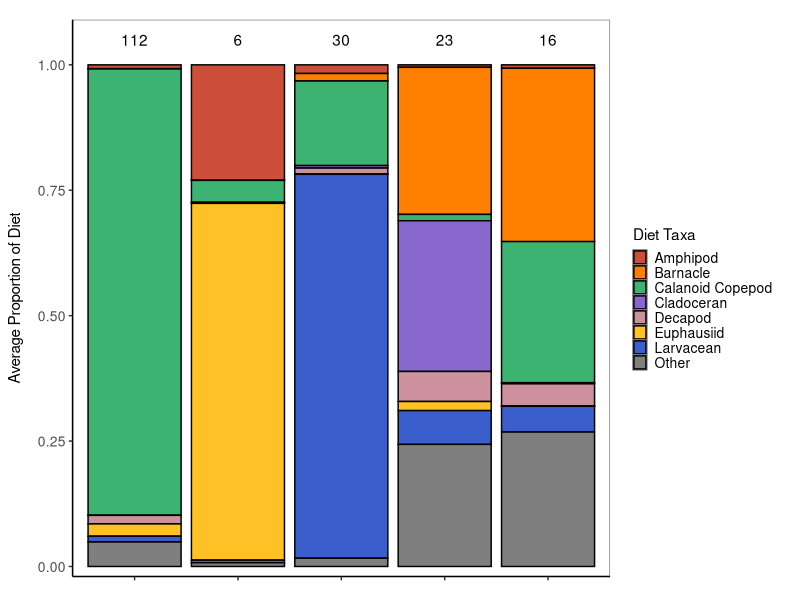
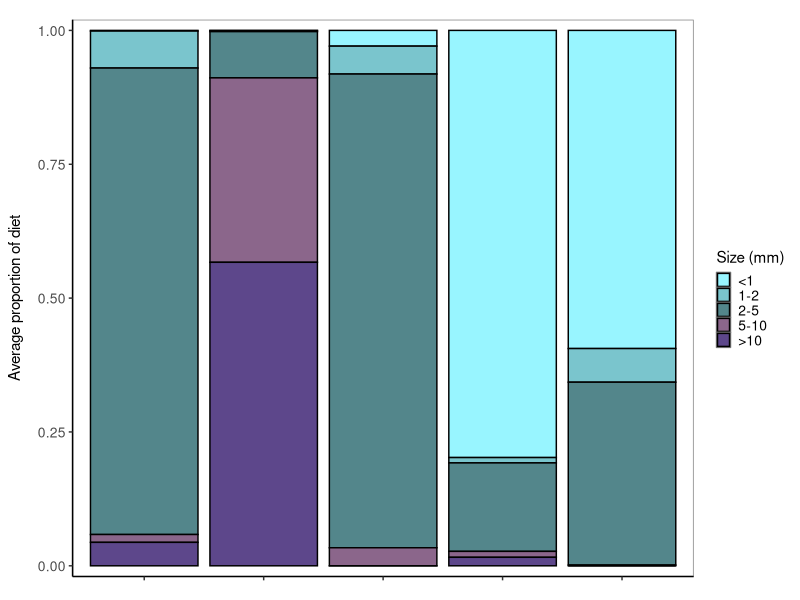
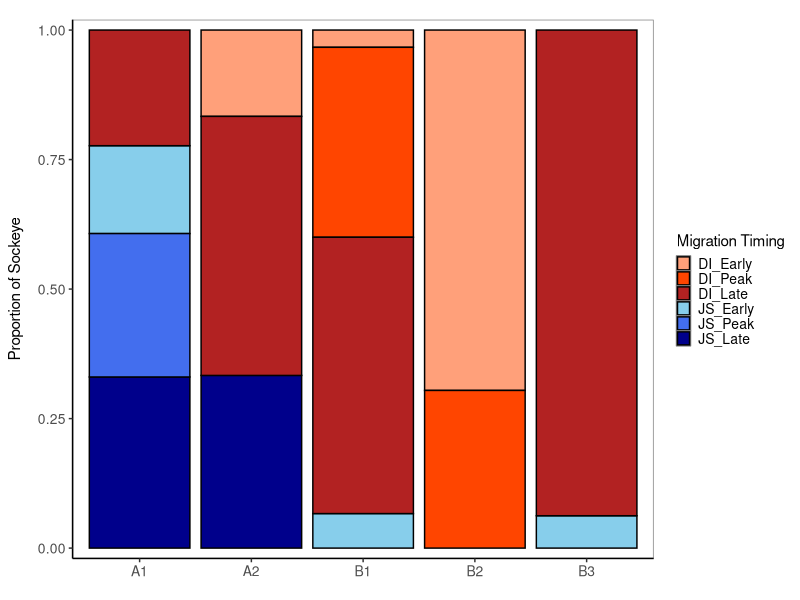
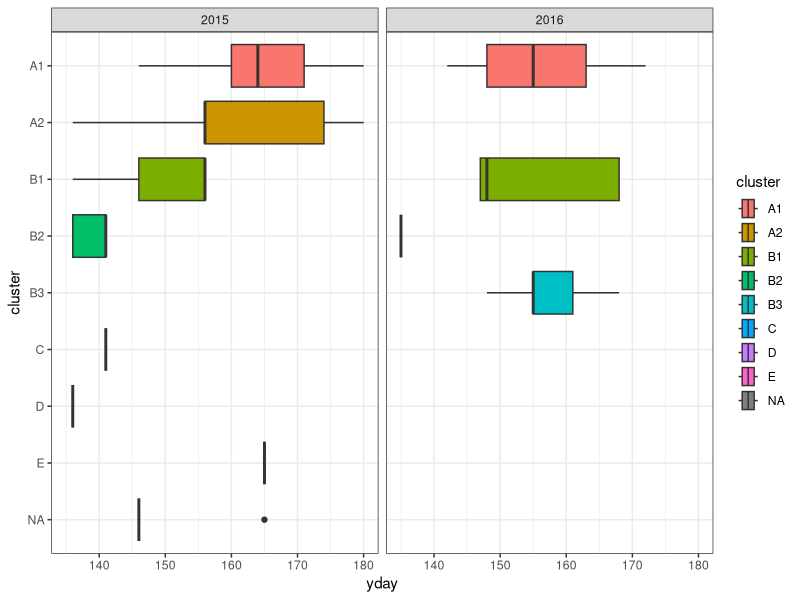
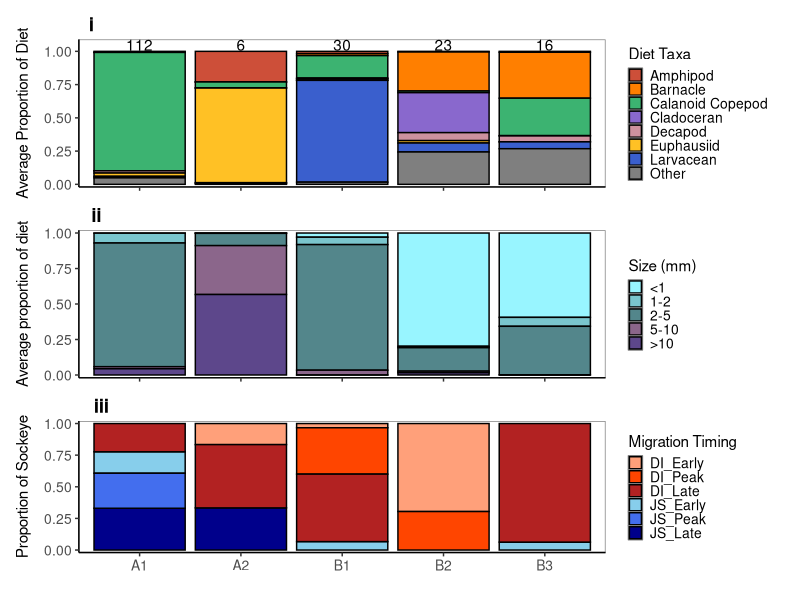
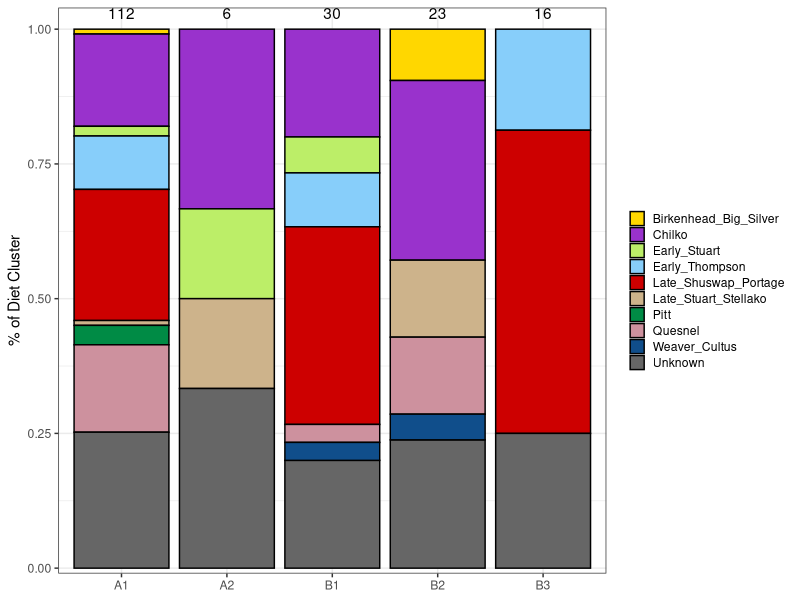
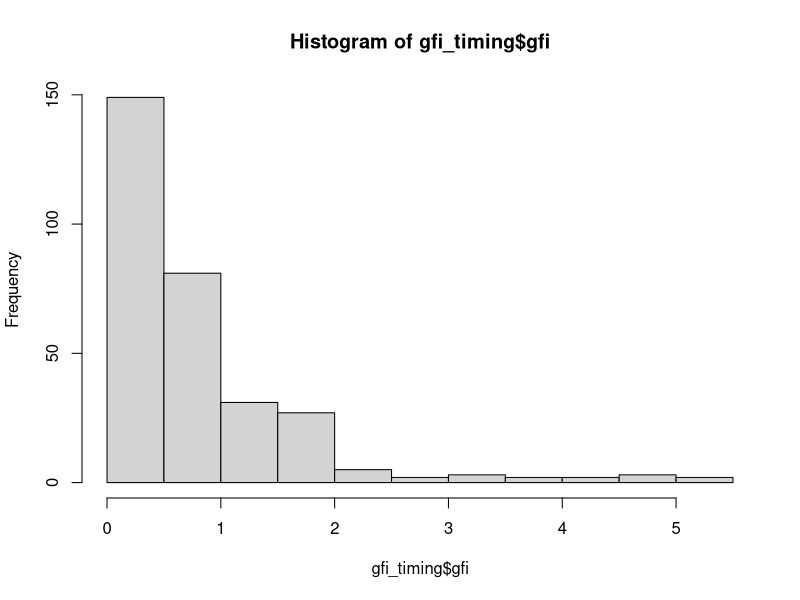
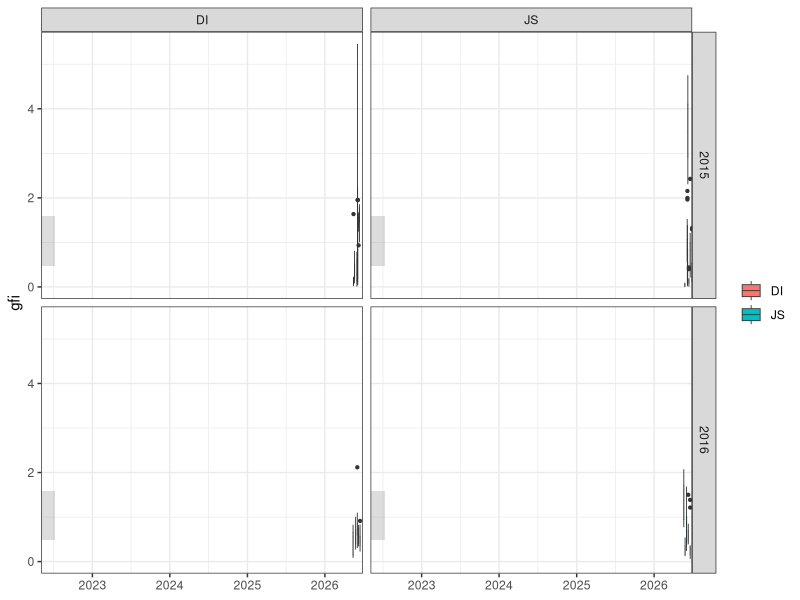

These charts were generated, in order, by the following R code: (Note: this script raises an error after producing the figures.)
## ---- chunk 1
library(tidyverse)
library(lubridate)
library(here)
library(ggpubr)
library(RColorBrewer)
library(scales)


# original code importing all data, but just use temporal to address reviewer comments
spat <- read_csv(here::here("raw", "spatial.csv")) 
temp <- read_csv(here::here("raw", "Temporal.csv"))

spat <- spat %>%
  mutate(date = make_date(year, month, day)) %>%
  select(ufn, date, year, month, day, location, region, site, forklength, fishweight, corrected.bolus.ww = corrected.ww, phylum, class, order, infraorder, family, genus, plot.taxon.g, plot.taxon, life.stage, DI, count, size, length.avg, corrected.prey.weight = corrected.weight) %>%
  mutate(corrected.prey.weight = as.numeric(corrected.prey.weight))

  
temp <- temp %>%
 select(ufn, date, year, month, day, location, region, site, forklength, fishweight, corrected.bolus.ww = corrected.ww, phylum, class, order, infraorder, family, genus, plot.taxon.g, plot.taxon, life.stage, DI, count, size, length.avg, corrected.prey.weight = corrected.weight) %>%
  mutate(month = as.numeric(month), day = as.numeric(day), fishweight = as.numeric(fishweight), length.avg = as.numeric(length.avg))

dat <- full_join(spat, temp)

meta <- read_csv(here("processed", "metadata_with_clusters.csv"))

# Plottable version of the data        
tempdat <- temp %>%
  unite(ID, c(site, ufn), remove = FALSE)

diet_clusters <- left_join(tempdat, meta[,c("ID", "tperiod", "time", "ID3", "cluster")], by = "ID") 

#write_csv(diet_clusters, "../processed/alldiet_wclusters.csv")
## ---- chunk 2
# calculating the proportion of each diet item in each stomach and then averaging across stomachs in each cluster
dietcomp_temp <- diet_clusters %>%
        select(ufn, site, cluster, plot.taxon.g, corrected.prey.weight) %>%
        filter(corrected.prey.weight != "NA", !plot.taxon.g %in% c('Nauplius', 'Digested', 'Parasite'), !is.na(plot.taxon.g)) %>% 
        complete(plot.taxon.g, nesting(ufn, site, cluster), fill = list(corrected.prey.weight = 0)) %>%
        group_by(ufn, plot.taxon.g, cluster) %>%
        summarise(biomass = sum(corrected.prey.weight)) %>%
        group_by(cluster, ufn) %>%
        mutate(tot_stom_biom = sum(biomass), ind_prop = biomass/tot_stom_biom) %>%
        group_by(cluster, plot.taxon.g) %>%
        mutate(meanprop = mean(ind_prop), sdprop = sd(ind_prop)) %>%
        group_by(cluster) %>%
        mutate(n = length(unique(ufn)), mean_tot_weight = mean(tot_stom_biom)) %>%
        select(cluster, n, mean_tot_weight, plot.taxon.g, meanprop, sdprop) %>%
        filter(n > 2) %>%
       distinct() 
  
samplesizes <- data.frame(x=c("A1", "A2", "B1", "B2", "B3"), y=c(1.05, 1.05, 1.05, 1.05, 1.05), z=c(112, 6, 30, 23, 16))
        
# plotting proportions per cluster
dietcomp_cluster_plot <- ggplot(data = dietcomp_temp, aes(x = cluster, y = meanprop)) + 
        geom_bar(aes(fill = plot.taxon.g), position = "fill", stat = "identity", colour = "black") +
        geom_text(data = samplesizes, aes(x = x, y = y, label = as.factor(z))) +
        theme_classic()+
        scale_fill_manual(
                values = c("tomato3", "darkorange1", "mediumseagreen", "mediumpurple3", "pink3", "goldenrod1", "royalblue3", "grey50"), 
                labels = c("Amphipod   ", "Barnacle   ", "Calanoid Copepod   ", "Cladoceran   ", "Decapod   ", "Euphausiid   ", "Larvacean   ", "Other   ") 
        ) +
        theme(
                axis.text.x = element_blank(),
                axis.text.y = element_text(size = 10),
                axis.title.x = element_blank(),
                axis.title.y = element_text(size = 11, margin = margin(r=10)),
                panel.background = element_rect(fill = "white", colour = "grey50"),
                strip.background = element_blank(),
                strip.text = element_blank(),
                legend.title=element_text(size = 11),
                legend.text = element_text(size = 10),
                legend.key.size = unit(0.7, "line"),
                legend.position = "right",
                legend.justification = "left",
                plot.margin = unit(c(0.5,0.2,0.5,0.2), "cm")) +
        labs(y = "Average Proportion of Diet") +
        scale_y_continuous(limits = c(0, 1.07), breaks = seq(0, 1, by = 0.25), expand = c(0,0.02))
dietcomp_cluster_plot <- dietcomp_cluster_plot + guides(fill = guide_legend(ncol = 1, byrow = TRUE, title = "Diet Taxa"))
dietcomp_cluster_plot

ggsave("../figs/speciescomp/dietcomp_biomass_bycluster.png", width = 16, height = 12, units = "cm", dpi = 300)


## ---- chunk 3
# Combining spatial and temporal data and just showing size comp by cluster
# calculating the proportion of each diet item in each stomach and then averaging across stomachs in each cluster (by weight)
alldiet_sizep <- diet_clusters %>%
        select(ufn, site, cluster, size, corrected.prey.weight) %>%
        filter(corrected.prey.weight != "NA", size != "NA", cluster != "NA") %>% 
        complete(size, nesting(ufn, site, cluster), fill = list(corrected.prey.weight = 0)) %>%
        mutate(size = factor(size, levels = c("<1", "1-2", "2-5", "5-10", ">10"))) %>%
        group_by(ufn, size, cluster) %>%
        summarise(biomass = sum(corrected.prey.weight)) %>%
        group_by(cluster, ufn) %>%
        mutate(tot_stom_biom = sum(biomass), ind_prop = biomass/tot_stom_biom) %>%
        group_by(cluster, size) %>%
        mutate(meanprop = mean(ind_prop), sdprop = sd(ind_prop)) %>%
        group_by(cluster) %>%
        mutate(n = length(unique(ufn)), mean_tot_weight = mean(tot_stom_biom)) %>%
        select(cluster, n, mean_tot_weight, size, meanprop, sdprop) %>%
        filter(n > 2) %>%     
        distinct() 

samplesizes <- data.frame(x=c("A1", "A2", "B1", "B2", "B3"), y=c(1.03, 1.03, 1.03, 1.03, 1.03), z=c(112, 6, 30, 23, 16))


# plotting averages per site
sizes_plot <- ggplot(data = alldiet_sizep, aes(x = cluster, y = meanprop)) + 
        geom_bar(aes(fill = size), position = "fill", stat = "identity", colour = "black") +
        #geom_text(data = samplesizes, aes(x = x, y = y, label = as.factor(z))) +
        theme_classic()+
        scale_fill_manual(values = c("cadetblue1","cadetblue3","cadetblue4","plum4","mediumpurple4")) +
        theme(
                axis.text.x = element_blank(),
                axis.text.y = element_text(size = 10),
                axis.title.x = element_blank(),
                axis.title.y = element_text(size = 11, margin = margin(r = 10)),
                panel.background = element_rect(fill = "white", colour = "grey50"),
                strip.background = element_blank(),
                legend.title = element_text(size = 11),
                legend.text = element_text(size = 10),
                legend.position = "right",
                legend.justification = "left",
                legend.key.size = unit(0.7, "line"),
                plot.margin = unit(c(0.5,0.2,0.5,0.2), "cm")) +
        labs(y = "Average proportion of diet") +
        scale_y_continuous(breaks = seq(0, 1, by = 0.25), expand = c(0,0.02))
sizes_plot <- sizes_plot + guides(fill = guide_legend(ncol = 1, byrow = TRUE, title = "Size (mm)"))
sizes_plot


ggsave("../figs/sizes/dietcomp_sizes_bycluster_temp.png", width = 16, height = 12, units = "cm", dpi = 300)


## ---- chunk 4
# calculating the proportion of each diet item in each stomach and then averaging across stomachs in each cluster
timing_comp <- diet_clusters %>%
        select(ufn, site, cluster, tperiod) %>%
        distinct() %>%
        group_by(tperiod, cluster) %>%
        mutate(n = length(unique(ufn))) %>%
        select(-c(ufn, site)) %>%
        distinct() %>%
        group_by(cluster) %>%
        mutate(totcount = sum(n)) %>%
        mutate(tperiod = factor(tperiod, levels = c("DI_Early", "DI_Peak", "DI_Late", "JS_Early", "JS_Peak", "JS_Late"))) %>%
  filter(!cluster %in% c("C", "D", "E"), !is.na(cluster))
 

samplesizes <- data.frame(x=c("A1", "A2", "B1", "B2", "B3"), y=c(1.03, 1.03, 1.03, 1.03, 1.03), z=c(112, 6, 30, 23, 16))

ID_col <- c("DI_Early" = "lightsalmon", "DI_Peak" = "orangered1", "DI_Late" = "firebrick", "JS_Early" = "skyblue", "JS_Peak" = "royalblue2", "JS_Late" = "darkblue")
        
# plotting averages per site
timing_comp_clusterplot <- ggplot(data = timing_comp, aes(x = cluster, y = n)) + 
        geom_bar(aes(fill = tperiod), position = "fill", stat = "identity", colour = "black") +
        #geom_text(data = samplesizes, aes(x = x, y = y, label = as.factor(z))) +
        theme_classic()+
        theme(
                axis.text.x = element_text(size = 10),
                axis.text.y = element_text(size = 10),
                axis.title.x = element_blank(),
                axis.title.y = element_text(size = 11, margin = margin(r=10)),
                panel.background = element_rect(fill = "white", colour = "grey50"),
                strip.background = element_blank(),
                strip.text = element_blank(),
                legend.title=element_text(size = 11),
                legend.text = element_text(size = 10),
                legend.key.size = unit(0.7, "line"),
                legend.position = "right",
                legend.justification = "left",
                plot.margin = unit(c(0.5,0.2,0.5,0.2), "cm")) +
        labs(y = "Proportion of Sockeye") +
        scale_y_continuous(expand = c(0,0.02)) +
        scale_fill_manual(values = ID_col)
timing_comp_clusterplot <- timing_comp_clusterplot + guides(fill = guide_legend(ncol = 1, byrow = TRUE, title = "Migration Timing"))
timing_comp_clusterplot

ggsave("../figs/speciescomp/temp_migration_timing_bycluster.png", width = 16, height = 12, units = "cm", dpi = 300)


# Now for boxplots
# Group timing based on migration timing of sockeye and quartile ranges of peak migration
timing_IQR_2 <- diet_clusters %>%
  select(ufn, date, year, location, site, cluster) %>%
  distinct() %>%
  mutate(yday = yday(date)) %>%
  mutate(ID4 = case_when(location == "DI" & year == 2015 & yday < 141 ~ "DI_Early",
                         location == "DI" & year == 2015 & yday > 140 & yday < 155 ~ "DI_Peak",
                         location == "DI" & yday > 154 ~ "DI_Late",
                         location == "DI" & year == 2016 & yday < 139 ~ "DI_Early",
                         location == "DI" & year == 2016 & yday > 138 & yday < 155 ~ "DI_Peak",
                         location == "JS" & year == 2015 & yday < 148 ~ "JS_Early",
                         location == "JS" & year == 2015 & yday > 147 & yday < 159 ~ "JS_Peak",
                         location == "JS" & year == 2015 & yday > 158 ~ "JS_Late",
                         location == "JS" & year == 2016 & yday < 149 ~ "JS_Early",
                         location == "JS" & year == 2016 & yday > 148 & yday < 164 ~ "JS_Peak",
                         location == "JS" & year == 2016 & yday > 164 ~ "JS_Late")) %>%
  distinct() %>%
  mutate(ID4 = factor(ID4, levels = c("DI_Early", "DI_Peak", "DI_Late", "JS_Early", "JS_Peak", "JS_Late")))

ggplot(timing_IQR_2, aes(x = yday, y = cluster, fill = cluster)) +
  geom_boxplot() +
  facet_grid(.~year) +
  theme_bw() +
  scale_y_discrete(limits = rev)

ggsave("../figs/speciescomp/temp_migrationtiming_boxplots_bycluster.png", width = 16, height = 12, units = "cm", dpi = 300)
## ---- chunk 5
# Combining species comp and size comp into single figure
ggarrange(dietcomp_cluster_plot, sizes_plot, timing_comp_clusterplot, ncol = 1, common.legend = FALSE, legend = "right", labels = c("i", "ii", "iii"), label.x = 0.1, label.y = 1.05, nrow = 3, align = "v") +
  theme(plot.margin = margin(0.5,0.2,0.2,0.2, "cm"))
ggsave("../figs/speciescomp/temp_clustercomp.png", width = 20, height = 22, units = "cm", dpi = 300)
## ---- chunk 6
cluster_stocks <- meta %>%
  select(ufn, cluster, stock_1) %>%
  mutate(stock_1 = case_when(stock_1 %in% c("Horsefly", "Mitchell", "Quesnel_Horsef", "Quesnel_Mitche", "Quesnel_Decept", "Wasko_Cr", "Blue_Lead_Ck") ~ "Quesnel",
                             stock_1 == "Birkenhead" ~ "Birkenhead_Big_Silver",
                             stock_1 %in% c("Gates_Cr", "Nadina", "Bowron") ~ "Nadina_Gates_Bowron_Nahatlatch",
                             stock_1 %in% c("L_Adams", "L_Shuswap", "MiddleShuswap", "Little", "Portage_Cr") ~ "Late_Shuswap_Portage",
                             stock_1 %in% c("Paula", "Narrows", "Blackwater", "Hudson_Bay") ~ "Early_Stuart",
                             stock_1 %in% c("Scotch", "Seymour", "Eagle_L") ~ "Early_Thompson",
                             stock_1 %in% c("Stellako", "Tachie", "Pinchi_Cr", "Middle") ~ "Late_Stuart_Stellako",
                             stock_1 == "Thompson_N" ~ "Raft_North_Thompson",
                             stock_1 %in% c("Weaver", "Cultus_Lake") ~ "Weaver_Cultus",
                             stock_1 %in% c("Chilko", "Chilko-North", "Chilko_south") ~ "Chilko",
                             TRUE ~ stock_1)) %>%
  mutate(stock_1 = replace_na(stock_1, "Unknown")) %>%
  mutate(tot_n = length(unique(ufn))) %>%
  group_by(stock_1) %>%
  mutate(stock_n = length(unique(ufn)), run_prop = stock_n/tot_n) %>%
  filter(!cluster %in% c("C", "D", "E"), run_prop > 0.01) %>%
  group_by(cluster, stock_1) %>%
  summarise(n = length(unique(ufn))) %>%
  mutate(stock_1 = factor(stock_1, levels = c("Birkenhead_Big_Silver", "Chilko", "Early_Stuart", "Early_Thompson", "Late_Shuswap_Portage", "Late_Stuart_Stellako", "Pitt", "Quesnel",   "Weaver_Cultus", "Unknown")))
  
col = c("gold", "darkorchid", "darkolivegreen2", "lightskyblue", "red3", "navajowhite3", "springgreen4", "pink3", "dodgerblue4", "grey40")
samplesizes <- data.frame(x=c("A1", "A2", "B1", "B2", "B3"), y=c(1.03, 1.03, 1.03, 1.03, 1.03), z=c(112, 6, 30, 23, 16))


stock_comp <- ggplot(cluster_stocks, aes(x = cluster, y = n)) +
  geom_bar(stat = "identity", position = "fill", colour = "black", aes(fill = stock_1)) +
  geom_text(data = samplesizes, aes(x = x, y = y, label = as.factor(z))) +
  theme_bw() +
  theme(legend.title = element_blank(),
        legend.key.size = unit(0.8, "line"),
        axis.title.x = element_blank()) +
  labs(y = "% of Diet Cluster") +
  scale_fill_manual(values = col) +
  scale_y_continuous(expand = c(0,0.01))
stock_comp

ggsave("../figs/GSI/stocks_by_cluster.png", width = 14, height = 10, units = "cm")

## ---- chunk 7
## --- GFI analyses by migration timing ---
gfi_timing <- dat %>%
  select(ufn, date, location, site, fishweight, corrected.bolus.ww) %>%
  filter(corrected.bolus.ww > 0, !is.na(fishweight)) %>%
  group_by(ufn) %>%
  mutate(gfi = (((corrected.bolus.ww)/1000)/(fishweight))*100) %>%
  distinct() %>%
  mutate(year = year(ymd(date))) %>%
  group_by(location) %>%
  mutate(med_gfi = median(gfi), min_gfi = min(gfi), max_gfi = max(gfi)) 

hist(gfi_timing$gfi)

gfi_timing$date_m <- format(as.Date(gfi_timing$date), "%b-%d")
gfi_timing$date_m1 <- as.Date(gfi_timing$date_m, format = "%b-%d")

ggplot(gfi_timing, aes(x = date_m1, y = gfi)) +
  geom_boxplot(aes(fill = location, group = date), lwd = 0.3, outlier.size = 0.8) +
  facet_grid(year ~ location) +
  theme_bw() +
  theme(axis.title.x = element_blank(),
        legend.title = element_blank()) +
  annotate("rect", xmin = as.Date("2022-05-05"), xmax = as.Date("2022-07-10"), ymin = 0.48, ymax = 1.59, alpha = .2) +
  scale_x_date(expand = c(0,0))
ggsave("../figs/gfi/gfi_allsamples.png", width = 15, height = 10, units = "cm")


ind_dat <- dat %>%
  select(ufn, forklength) %>%
  distinct()
hist(ind_dat$forklength)
shapiro.test(ind_dat$forklength) # not normally distributed so present lengths and gfi's as medians with ranges

## --- GFI analyses by diet cluster --- 
gfi <- diet_clusters %>%
        select(ufn, cluster, site, fishweight, corrected.bolus.ww) %>%
        filter(corrected.bolus.ww > 0, !is.na(fishweight), cluster != "NA") %>%
        group_by(ufn) %>%
        mutate(gfi = (((corrected.bolus.ww)/1000)/(fishweight))*100) %>%
        distinct()

ggplot(gfi, aes(x = cluster, y = gfi)) +
  geom_boxplot() +
  theme_bw() +
  theme(axis.title.x = element_blank()) +
  labs(y = "Gut Fullness Index") +
  scale_y_continuous(breaks = seq(0,6,1))

ggsave("../figs/gfi/gfi_bycluster.png",  width = 10, height = 8, units = "cm", dpi = 300)
 
quantile(gfi$gfi, probs = seq(0,1,0.25))

# Group gfi's based on 25th and 75th percentiles and then plot differences in diet comp
gfi_deets <- diet_clusters %>%
 select(ufn, cluster, site, fishweight, corrected.bolus.ww, plot.taxon.g, DI, count, size, corrected.prey.weight) %>%
  filter(corrected.bolus.ww > 0, !is.na(fishweight), cluster != "NA") %>%
  group_by(ufn) %>%
  mutate(gfi = (((corrected.bolus.ww)/1000)/(fishweight))*100) %>%
  distinct() %>%
  mutate(gfi_cat = case_when(gfi < 0.2 ~ 'Low',
                             gfi > 1.0 ~ 'High',
                             TRUE ~ 'Medium')) %>%
  mutate(gfi_cat = factor(gfi_cat, levels = c("Low", "Medium", "High"))) %>%
  filter(corrected.prey.weight != "NA", !plot.taxon.g %in% c('Nauplius', 'Digested', 'Parasite'), !is.na(plot.taxon.g)) %>%
  complete(plot.taxon.g, nesting(ufn, site, gfi_cat), fill = list(corrected.prey.weight = 0)) %>%
  group_by(ufn, plot.taxon.g, gfi_cat) %>%
  summarise(biomass = sum(corrected.prey.weight)) %>%
  group_by(gfi_cat, ufn) %>%
  mutate(tot_stom_biom = sum(biomass), ind_prop = biomass/tot_stom_biom) %>%
  group_by(gfi_cat, plot.taxon.g) %>%
  mutate(meanprop = mean(ind_prop), sdprop = sd(ind_prop)) %>%
  group_by(gfi_cat) %>%
  mutate(n = length(unique(ufn)), mean_tot_weight = mean(tot_stom_biom)) %>%
  select(gfi_cat, n, mean_tot_weight, plot.taxon.g, meanprop, sdprop) %>%
  distinct() %>%
  filter(meanprop > 0.049)


samplesizes <- data.frame(x=c("Low", "Medium", "High"), y=c(1.02, 1.02, 1.02), z=c(69, 144, 70))
        
n <- 32
qual_col_pals = brewer.pal.info[brewer.pal.info$category == 'qual',]
col_vector = unlist(mapply(brewer.pal, qual_col_pals$maxcolors, rownames(qual_col_pals)))
pie(rep(1,n), col=sample(col_vector, n))

# plotting averages per site
dietcomp_gfi_plot <- ggplot(data = gfi_deets, aes(x = gfi_cat, y = meanprop)) + 
        geom_bar(aes(fill = plot.taxon.g), position = "fill", stat = "identity", colour = "black") +
        geom_text(data = samplesizes, aes(x = x, y = y, label = as.factor(z))) +
        theme_classic()+
        scale_fill_manual(
                values = c("tomato3", "darkorange1", "mediumseagreen", "mediumpurple3", "pink3", "goldenrod1", "royalblue3", "grey50"), 
                labels = c("Amphipod   ", "Barnacle   ", "Calanoid Copepod   ", "Cladoceran   ", "Decapod   ", "Euphausiid   ", "Larvacean   ", "Other   ")) +
        theme(
                axis.text.x = element_text(size = 10),
                axis.text.y = element_text(size = 10),
                axis.title.x = element_blank(),
                axis.title.y = element_text(size = 11, margin = margin(r=10)),
                panel.background = element_rect(fill = "white", colour = "grey50"),
                strip.background = element_blank(),
                strip.text = element_blank(),
                legend.title=element_blank(),
                legend.text = element_text(size = 10),
                legend.key.size = unit(0.7, "line"),
                legend.position = "bottom",
                legend.justification = "center",
                plot.margin = unit(c(0.5,0.5,0.2,0.2), "cm")) +
        labs(y = "Average Proportion of Diet") +
        scale_y_continuous(expand = c(0,0.02)) 
  #scale_fill_manual(values = col_vector) #use when showing detailed taxonomy
dietcomp_gfi_plot <- dietcomp_gfi_plot + guides(fill = guide_legend(nrow = 3, byrow = TRUE))
dietcomp_gfi_plot

ggsave("../figs/speciescomp/dietcomp_biomass_byGFI.png", width = 13, height = 16, units = "cm", dpi = 300)



# calculating the proportion of each diet item in each stomach and then averaging across stomachs in each cluster (by weight)
gfi_sizep <- diet_clusters %>%
  select(ufn, site, size, corrected.bolus.ww, fishweight, corrected.prey.weight) %>%
  filter(corrected.prey.weight != "NA", size != "NA") %>% 
  group_by(ufn) %>%
  mutate(gfi = (((corrected.bolus.ww)/1000)/(fishweight))*100) %>%
  mutate(gfi_cat = case_when(gfi < 0.2 ~ 'Low',
                             gfi > 1.0 ~ 'High',
                             TRUE ~ 'Medium')) %>%
  mutate(gfi_cat = factor(gfi_cat, levels = c("Low", "Medium", "High"))) %>%
  complete(size, nesting(ufn, site, gfi_cat), fill = list(corrected.prey.weight = 0)) %>%
  mutate(size = factor(size, levels = c("<1", "1-2", "2-5", "5-10", ">10"))) %>%
  
  group_by(ufn, size, gfi_cat) %>%
  summarise(biomass = sum(corrected.prey.weight)) %>%
  group_by(gfi_cat, ufn) %>%
  mutate(tot_stom_biom = sum(biomass), ind_prop = biomass/tot_stom_biom) %>%
  group_by(gfi_cat, size) %>%
  mutate(meanprop = mean(ind_prop), sdprop = sd(ind_prop)) %>%
  group_by(gfi_cat) %>%
  mutate(n = length(unique(ufn)), mean_tot_weight = mean(tot_stom_biom)) %>%
  select(gfi_cat, n, mean_tot_weight, size, meanprop, sdprop) %>%
  distinct() 

samplesizes <- data.frame(x=c("Low", "Medium", "High"), y=c(1.02, 1.02, 1.02), z=c(69, 144, 70))

# plotting averages per site
gfi_sizes_plot <- ggplot(data = gfi_sizep, aes(x = gfi_cat, y = meanprop)) + 
        geom_bar(aes(fill = size), position = "fill", stat = "identity", colour = "black") +
        geom_text(data = samplesizes, aes(x = x, y = y, label = as.factor(z))) +
        theme_classic()+
        scale_fill_manual(values = c("cadetblue1","cadetblue3","cadetblue4","plum4","mediumpurple4")) +
        theme(
                axis.text.x = element_text(size = 10),
                axis.text.y = element_text(size = 10),
                axis.title.x = element_blank(),
                axis.title.y = element_text(size = 12, margin = margin(r = 10)),
                panel.background = element_rect(fill = "white", colour = "grey50"),
                strip.background = element_blank(),
                strip.text = element_text(size = 12),
                legend.title = element_text(size = 12),
                legend.text = element_text(size = 10),
                legend.position = "bottom",
                legend.key.size = unit(0.7, "line"),
                plot.margin = unit(c(0.5,0.2,0.5,0.2), "cm")) +
        labs(y = "Average proportion of diet") +
        scale_y_continuous(expand = c(0,0.02))
gfi_sizes_plot
ggsave("../figs/sizes/gfi_cat_sizes.png", width = 12, height = 15, units = "cm", dpi = 300)
 

# Combining species comp and size comp into single figure for gfi categories
ggarrange(dietcomp_gfi_plot, gfi_sizes_plot, ncol = 2, common.legend = FALSE, legend = "bottom", labels = "AUTO", label.x = 0.2, label.y = 1.01, nrow = 1, align = "h")
ggsave("../figs/speciescomp/dietcomp_by_gfi.png", width = 22, height = 16, units = "cm", dpi = 300)
 
## ---- chunk 8
Metridia <- dat %>%
  filter(plot.taxon == "Metridia") %>%
  select(ufn, location, size, length.avg) %>%
  distinct()
